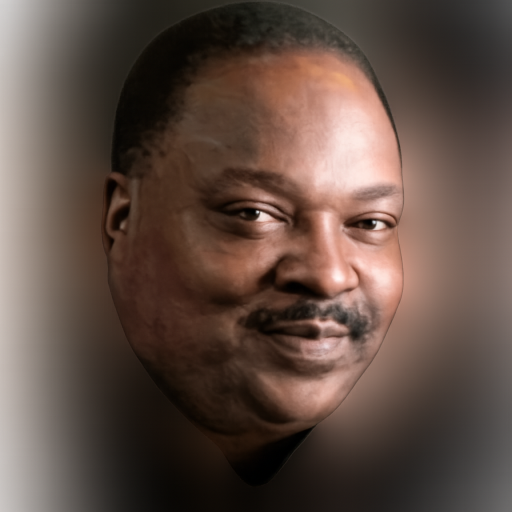
#> input picture opencv tuting my way through/Son.png, 1024 x 1024 px, found by its file name (shown at 1/2 size)
$ python Resize.py
#> lines starting #> are read from the running program, lines starting #| are printed output that depends on the picture
import cv2

image = cv2.imread("opencv tuting my way through\Son.png")
#> image is the input picture: shape (1024, 1024, 3); mean B, G, R 68.4, 77.3, 95.7

if image is not None:
    print("Image Loaded!!")
    resize= cv2.resize(image,(300,300)) #(width,height)
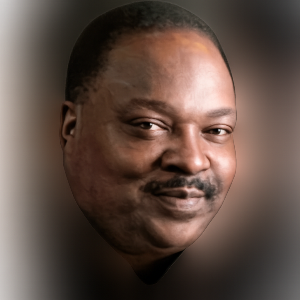
#> resize: shape (300, 300, 3); mean B, G, R 68.3, 77.2, 95.6

    cv2.imshow("Original SoNiOn Image",image)
    cv2.imshow("Resized SoNiOn Image",resize)
    cv2.imwrite("Resized_Son.png",resize) #always save the resized image with a new name to avoid overwriting the original image

    cv2.waitKey(0)
    cv2.destroyAllWindows()
else:
    print("Image not found - Error")
